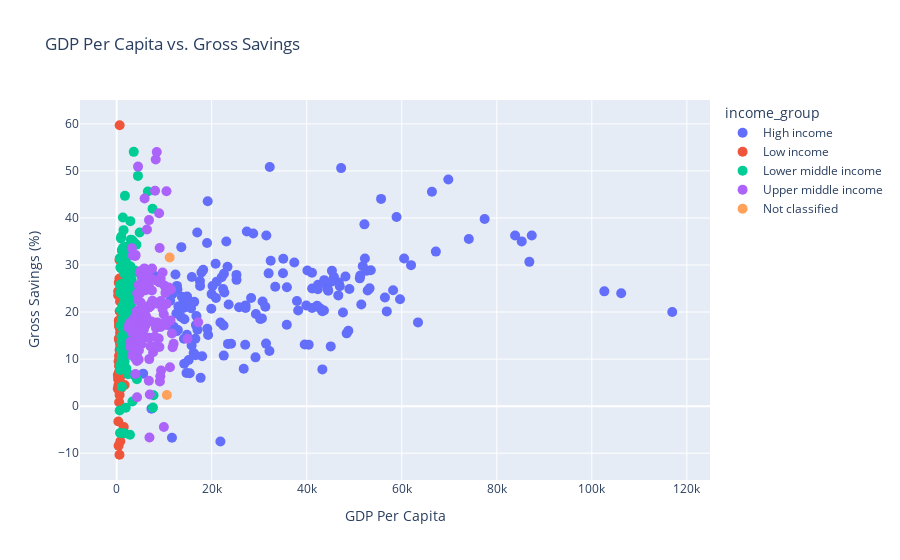

Write notebook code for a chart like this one.
### Markdown cell above
### Adding interactive elements

### Code cell
# Create an interactive scatter plot
fig = px.scatter(economies, x='gdp_percapita', y='gross_savings',
                 color='income_group', 
                 hover_name='code',
                 title="GDP Per Capita vs. Gross Savings",
                 labels={'gdp_percapita': 'GDP Per Capita',
                         'gross_savings': 'Gross Savings (%)'})

# Add hover, zoom, and selection tools
fig.update_traces(marker=dict(size=10), selector=dict(mode='markers'))
fig.update_layout(hovermode='closest')
fig.show()

### Figure 1 — Plotly figure (JSON) as saved in the notebook; plotly's stock layout.template omitted (floating-point values rounded to 4 significant figures; data arrays with more than 128 entries replaced by an {"elided": "..."} marker saying what was removed)
{"data": [{"hovertemplate": "<b>%{hovertext}</b><br><br>income_group=High income<br>GDP Per Capita=%{x}<br>Gross Savings (%)=%{y}<extra></extra>", "hovertext": {"elided": "180 str values"}, "legendgroup": "High income", "marker": {"color": "#636efa", "size": 10, "symbol": "circle"}, "mode": "markers", "name": "High income", "orientation": "v", "showlegend": true, "type": "scatter", "x": {"elided": "180 float values"}, "xaxis": "x", "y": {"elided": "180 float values"}, "yaxis": "y"}, {"hovertemplate": "<b>%{hovertext}</b><br><br>income_group=Low income<br>GDP Per Capita=%{x}<br>Gross Savings (%)=%{y}<extra></extra>", "hovertext": ["AFG", "AFG", "AFG", "BDI", "BDI", "BDI", "BFA", "BFA", "BFA", "CAF", "CAF", "CAF", "COD", "COD", "COD", "ERI", "ERI", "ERI", "ETH", "ETH", "ETH", "GMB", "GMB", "GMB", "GNB", "GNB", "GNB", "LBR", "LBR", "LBR", "MDG", "MDG", "MDG", "MLI", "MLI", "MLI", "MOZ", "MOZ", "MOZ", "MWI", "MWI", "MWI", "NER", "NER", "NER", "RWA", "RWA", "RWA", "SDN", "SDN", "SDN", "SLE", "SLE", "SLE", "SOM", "SOM", "SOM", "SYR", "SYR", "SYR", "TCD", "TCD", "TCD", "TGO", "TGO", "TGO", "UGA", "UGA", "UGA", "YEM", "YEM", "YEM"], "legendgroup": "Low income", "marker": {"color": "#EF553B", "size": 10, "symbol": "circle"}, "mode": "markers", "name": "Low income", "orientation": "v", "showlegend": true, "type": "scatter", "x": [631.5, 711.3, 580.8, 231.5, 304.2, 253.6, 648.4, 653.4, 791.0, 492.1, 377.5, 489.9, 326.7, 490.7, 540.5, 501.4, 603.2, 588.3, 324.3, 702.8, 994.2, 860.6, 649.5, 790.8, 644.3, 707.9, 789.9, 543.4, 746.2, 646.3, 472.0, 467.2, 501.8, 733.7, 773.9, 897.3, 469.5, 570.1, 449.6, 442.8, 353.5, 406.6, 476.1, 484.2, 565.9, 614.8, 759.8, 819.0, 1637.0, 1679.0, 775.0, 401.8, 592.9, 526.5, null, 310.5, 327.0, 2807.0, null, null, 895.4, 776.1, 654.0, 721.0, 770.4, 904.7, 808.7, 773.3, 912.4, 1267.0, 1501.0, 620.2], "xaxis": "x", "y": [59.7, 22.22, 27.13, 3.688, 5.768, 6.593, 20.19, 11.86, 20.03, 4.218, 4.508, 10.66, 23.57, 14.1, 6.852, 7.167, 31.05, 17.61, 24.41, 31.41, 26.55, 3.757, 3.65, 12.33, 11.96, 16.8, 14.45, null, null, null, 18.08, 14.37, 8.546, 13.31, 15.44, 16.32, 7.111, 3.835, 5.92, 26.25, -3.248, -8.412, 18.23, 17.02, 17.52, 6.677, 6.175, 3.768, 17.73, 4.491, -7.469, 9.548, -10.33, 0.815, null, null, null, 23.84, null, null, 25.87, 13.12, 16.61, 12.0, 15.6, 17.11, 16.25, 18.15, 18.2, 8.25, -4.439, 2.362], "yaxis": "y"}, {"hovertemplate": "<b>%{hovertext}</b><br><br>income_group=Lower middle income<br>GDP Per Capita=%{x}<br>Gross Savings (%)=%{y}<extra></extra>", "hovertext": {"elided": "159 str values"}, "legendgroup": "Lower middle income", "marker": {"color": "#00cc96", "size": 10, "symbol": "circle"}, "mode": "markers", "name": "Lower middle income", "orientation": "v", "showlegend": true, "type": "scatter", "x": {"elided": "159 float values"}, "xaxis": "x", "y": {"elided": "159 float values"}, "yaxis": "y"}, {"hovertemplate": "<b>%{hovertext}</b><br><br>income_group=Upper middle income<br>GDP Per Capita=%{x}<br>Gross Savings (%)=%{y}<extra></extra>", "hovertext": {"elided": "147 str values"}, "legendgroup": "Upper middle income", "marker": {"color": "#ab63fa", "size": 10, "symbol": "circle"}, "mode": "markers", "name": "Upper middle income", "orientation": "v", "showlegend": true, "type": "scatter", "x": {"elided": "147 float values"}, "xaxis": "x", "y": {"elided": "147 float values"}, "yaxis": "y"}, {"hovertemplate": "<b>%{hovertext}</b><br><br>income_group=Not classified<br>GDP Per Capita=%{x}<br>Gross Savings (%)=%{y}<extra></extra>", "hovertext": ["VEN", "VEN", "VEN"], "legendgroup": "Not classified", "marker": {"color": "#FFA15A", "size": 10, "symbol": "circle"}, "mode": "markers", "name": "Not classified", "orientation": "v", "showlegend": true, "type": "scatter", "x": [11160.0, 10570.0, 1691.0], "xaxis": "x", "y": [31.59, 2.352, null], "yaxis": "y"}], "layout": {"hovermode": "closest", "legend": {"title": {"text": "income_group"}, "tracegroupgap": 0}, "title": {"text": "GDP Per Capita vs. Gross Savings"}, "xaxis": {"anchor": "y", "domain": [0, 1], "title": {"text": "GDP Per Capita"}}, "yaxis": {"anchor": "x", "domain": [0, 1], "title": {"text": "Gross Savings (%)"}}}}
